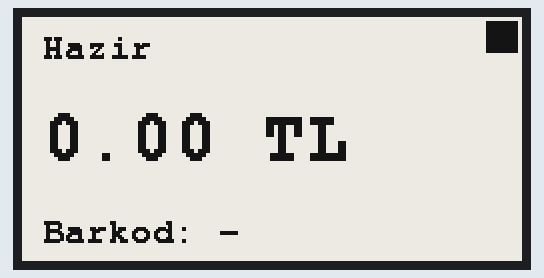
Simulated run of this sketch. Board: ESP32. Parts: 250×122 one-colour display. WiFi joins after 1.5 s; servers stay silent unless stated; what the sketch prints to the serial monitor is not drawn.

Above: at 3.8 s.

The sketch:

esp32otomatikekran.ino
```cpp
#include <WiFi.h>
#include <WebServer.h>
#include <ArduinoJson.h>

#include <SPI.h>
#include <GxEPD2_BW.h>
#include <Fonts/FreeMonoBold9pt7b.h>

// ===== ESP32 PINLER =====
static const int8_t PIN_SCK  = 18;
static const int8_t PIN_MISO = 19;
static const int8_t PIN_MOSI = 23;

static const int8_t PIN_CS   = 5;
static const int8_t PIN_DC   = 21;
static const int8_t PIN_RST  = 22;
static const int8_t PIN_BUSY = 4;

// ===== Display driver =====
GxEPD2_BW<GxEPD2_213_B74, GxEPD2_213_B74::HEIGHT> display(
  GxEPD2_213_B74(PIN_CS, PIN_DC, PIN_RST, PIN_BUSY)
);

// ===== WiFi =====
const char* ssid = "internetadi";
const char* password = "internetsifresi";

IPAddress local_IP(192, 168, 1, 184);
IPAddress gateway(192, 168, 1, 1);
IPAddress subnet(255, 255, 255, 0);

WebServer server(80);

// ===== Ürün verileri =====
String urunBarkod = "";
String urunIsim = "";
float urunFiyat = 0.0;
float urunIndirimMiktar = 0.0;
float urunIndirimli = 0.0;

bool veriGeldi = false;
wl_status_t lastWifiStatus = WL_IDLE_STATUS;

// ====== EKRANA ÇİZ ======
void ekraniCiz()
{
  display.setRotation(1);
  display.setFullWindow();

  display.firstPage();
  do {
    display.fillScreen(GxEPD_WHITE);
    display.setTextColor(GxEPD_BLACK);

    // WiFi ikon
    int boxX = display.width() - 18;
    int boxY = 2;
    int boxW = 16;
    int boxH = 16;
    if (WiFi.status() == WL_CONNECTED) display.fillRect(boxX, boxY, boxW, boxH, GxEPD_BLACK);
    else                               display.drawRect(boxX, boxY, boxW, boxH, GxEPD_BLACK);

    // Ürün adı
    display.setFont(&FreeMonoBold9pt7b);
    display.setCursor(10, 20);
    display.print(urunIsim);

    // Barkod
    display.setCursor(10, display.height() - 10);
    display.print("Barkod: ");
    display.print(urunBarkod);

    // Fiyat bölümü
    if (urunIndirimMiktar == 0.0f) {
      display.setCursor(10, 70);
      display.setTextSize(2);
      display.print(urunFiyat, 2);
      display.print(" TL");
      display.setTextSize(1);
    } else {
      display.setTextSize(1);
      display.setCursor(10, 40);
      display.print("INDIRIM: ");
      display.print(urunIndirimMiktar, 2);
      display.print(" TL");

      display.setCursor(10, 60);
      display.print("Eski: ");
      display.print(urunFiyat, 2);
      display.print(" TL");
      display.drawLine(10, 64, 140, 64, GxEPD_BLACK);

      display.setTextSize(2);
      display.setCursor(10, 95);
      display.print(urunIndirimli, 2);
      display.print(" TL");
      display.setTextSize(1);
    }

  } while (display.nextPage());
}

void setup() {
  Serial.begin(115200);

  // SPI + ePaper init
  SPI.begin(PIN_SCK, PIN_MISO, PIN_MOSI, PIN_CS);
  display.init(115200, true, 2, false);  // Waveshare HAT reset
  display.setTextWrap(false);

  // WiFi
  WiFi.config(local_IP, gateway, subnet);
  WiFi.begin(ssid, password);
  while (WiFi.status() != WL_CONNECTED) {
    delay(500);
    Serial.println("WiFi baglantisi bekleniyor...");
  }
  Serial.println("WiFi bagli!");
  Serial.println(WiFi.localIP());
  lastWifiStatus = WiFi.status();

  // İlk ekran
  urunIsim = "Hazir";
  urunBarkod = "-";
  urunFiyat = 0;
  urunIndirimMiktar = 0;
  urunIndirimli = 0;
  ekraniCiz();

  // Endpoint
  server.on("/update", HTTP_POST, []() {
    if (!server.hasArg("plain")) {
      server.send(400, "text/plain", "Eksik veri");
      return;
    }

    DynamicJsonDocument doc(1024);
    DeserializationError err = deserializeJson(doc, server.arg("plain"));
    if (err) {
      server.send(400, "text/plain", "Gecersiz JSON");
      return;
    }

    urunBarkod = doc["urunBarkod"].as<String>();
    urunIsim = doc["urunIsim"].as<String>();
    urunFiyat = doc["urunFiyat"].as<float>();
    urunIndirimMiktar = doc["urunIndirimMiktar"].as<float>();
    urunIndirimli = doc["urunIndirimli"].as<float>();

    Serial.println("Veri alindi, ekran guncelleniyor...");
    veriGeldi = true;

    server.send(200, "text/plain", "OK");
  });

  server.begin();
}

void loop() {
  server.handleClient();

  if (veriGeldi) {
    ekraniCiz();
    veriGeldi = false;
  }

  wl_status_t st = WiFi.status();
  if (st != lastWifiStatus) {
    lastWifiStatus = st;
    ekraniCiz();
  }

  delay(10);
}
```
